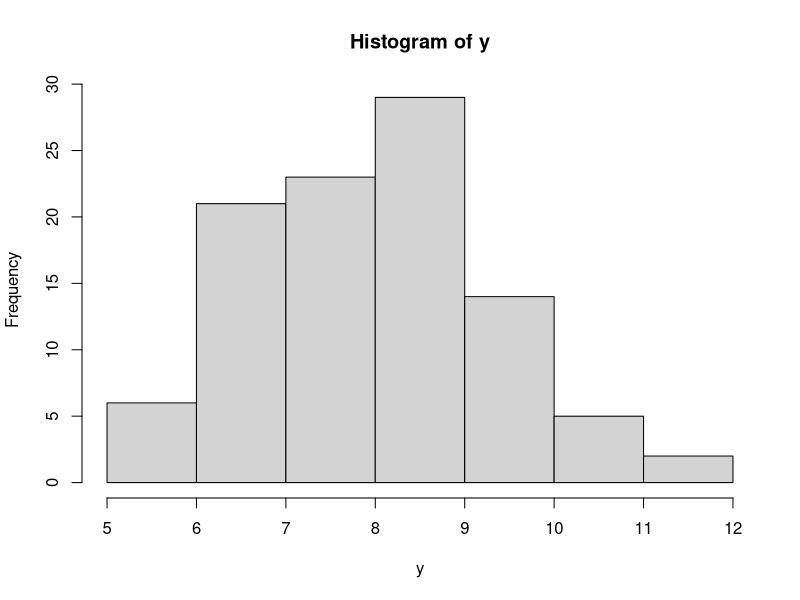

Generate this figure with R: (Note: this script raises an error after producing the figure.)
## ---- chunk 1
nNrAniInPed <- 8
nIdxFirstAniWithData <- 4
dfWwg <- data.frame(Kalb = c(nIdxFirstAniWithData:nNrAniInPed),
                    Geschlecht = c("M","F","F","M","M"),
                    Vater = c(1,3,1,4,3),
                    Mutter = c(NA,2,2,5,6),
                    WWG = c(4.5,2.9,3.9,3.5,5.0))

dfWwgRed <- dfWwg[,c("Kalb","Geschlecht","WWG")]
## ---- chunk 2
knitr::kable(dfWwgRed)
## ---- chunk 3
y <- rep(dfWwg$WWG, 20) + rnorm(100, mean = mean(dfWwg$WWG))
# y
## ---- chunk 4
hist(y)
## ---- chunk 5
library(ggplot2)
set.seed(1)
# create some data to work with
x = rnorm(1000);

# overlay histogram, empirical density and normal density
p0 = qplot(x, geom = 'blank') +   
  stat_function(fun = dnorm, args = list(mean = 0, sd = 1), color = 'red')
print(p0)
## ---- chunk 6
# overlay histogram, empirical density and normal density
p1 = qplot(y, geom = 'blank') + 
    geom_histogram(aes(y =..density..),
                   breaks = seq(1, 15, by = 1), 
                   colour = "black", 
                   fill = "white") +  
  stat_function(fun = dnorm, args = list(mean = 6.5, sd = 2), color = 'blue')
print(p1)
## ---- chunk 7
# overlay histogram, empirical density and normal density
p2 = qplot(y, geom = 'blank') + 
    geom_histogram(aes(y =..density..),
                   breaks = seq(1, 15, by = 1), 
                   colour = "black", 
                   fill = "white") +  
  stat_function(fun = dnorm, args = list(mean = mean(y), sd = sd(y)), colour = 'green')
print(p2)

